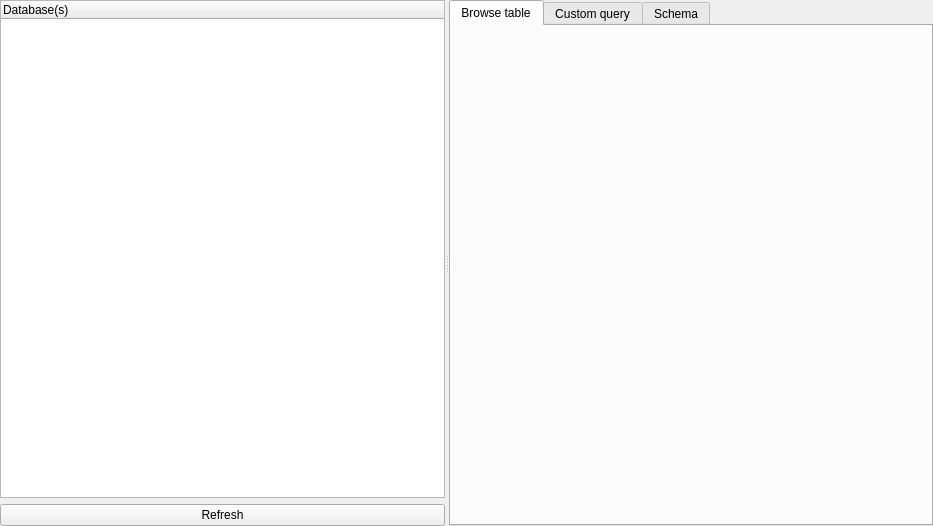
<?xml version="1.0" encoding="UTF-8"?>
<ui version="4.0">
 <class>SQLiteManager</class>
 <widget class="QWidget" name="SQLiteManager">
  <property name="geometry">
   <rect>
    <x>0</x>
    <y>0</y>
    <width>933</width>
    <height>526</height>
   </rect>
  </property>
  <property name="windowTitle">
   <string>Form</string>
  </property>
  <layout class="QVBoxLayout" name="verticalLayout_4">
   <property name="spacing">
    <number>0</number>
   </property>
   <property name="margin">
    <number>0</number>
   </property>
   <item>
    <layout class="QVBoxLayout" name="verticalLayout" stretch="0">
     <property name="spacing">
      <number>0</number>
     </property>
     <item>
      <widget class="QSplitter" name="splitter">
       <property name="frameShadow">
        <enum>QFrame::Plain</enum>
       </property>
       <property name="orientation">
        <enum>Qt::Horizontal</enum>
       </property>
       <widget class="QWidget" name="layoutWidget">
        <layout class="QVBoxLayout" name="verticalLayout_2">
         <item>
          <widget class="QTreeWidget" name="databaseTree">
           <attribute name="headerVisible">
            <bool>true</bool>
           </attribute>
           <column>
            <property name="text">
             <string>Database(s)</string>
            </property>
           </column>
          </widget>
         </item>
         <item>
          <widget class="QPushButton" name="refreshButton">
           <property name="text">
            <string>Refresh</string>
           </property>
           <property name="icon">
            <iconset resource="gui.qrc">
             <normaloff>:/reload.png</normaloff>:/reload.png</iconset>
           </property>
          </widget>
         </item>
        </layout>
       </widget>
       <widget class="QTabWidget" name="tabWidget">
        <property name="currentIndex">
         <number>0</number>
        </property>
        <widget class="QWidget" name="tab_3">
         <attribute name="title">
          <string>Browse table</string>
         </attribute>
         <layout class="QVBoxLayout" name="t">
          <item>
           <layout class="QVBoxLayout" name="tableResultLayout"/>
          </item>
         </layout>
        </widget>
        <widget class="QWidget" name="tab_4">
         <attribute name="title">
          <string>Custom query</string>
         </attribute>
         <layout class="QVBoxLayout" name="verticalLayout_5" stretch="20,0,80">
          <item>
           <widget class="QTextEdit" name="queryEdit"/>
          </item>
          <item>
           <layout class="QHBoxLayout" name="horizontalLayout" stretch="0,70">
            <item>
             <widget class="QPushButton" name="queryRun">
              <property name="text">
               <string>Run</string>
              </property>
              <property name="icon">
               <iconset resource="gui.qrc">
                <normaloff>:/tasks</normaloff>:/tasks</iconset>
              </property>
             </widget>
            </item>
            <item>
             <widget class="QComboBox" name="selectDatabase"/>
            </item>
           </layout>
          </item>
          <item>
           <widget class="QStackedWidget" name="customStack">
            <property name="currentIndex">
             <number>0</number>
            </property>
            <widget class="QWidget" name="page">
             <layout class="QHBoxLayout" name="horizontalLayout_2">
              <property name="spacing">
               <number>0</number>
              </property>
              <property name="margin">
               <number>0</number>
              </property>
              <item>
               <layout class="QVBoxLayout" name="customResultLayout"/>
              </item>
             </layout>
            </widget>
            <widget class="QWidget" name="page_2">
             <layout class="QHBoxLayout" name="horizontalLayout_3">
              <property name="spacing">
               <number>0</number>
              </property>
              <property name="margin">
               <number>0</number>
              </property>
              <item>
               <widget class="QTextEdit" name="queryMessage"/>
              </item>
             </layout>
            </widget>
           </widget>
          </item>
         </layout>
        </widget>
        <widget class="QWidget" name="tab_5">
         <attribute name="title">
          <string>Schema</string>
         </attribute>
         <layout class="QVBoxLayout" name="verticalLayout_3">
          <item>
           <widget class="QTableWidget" name="schemaTable">
            <attribute name="verticalHeaderVisible">
             <bool>false</bool>
            </attribute>
            <column>
             <property name="text">
              <string>ID</string>
             </property>
            </column>
            <column>
             <property name="text">
              <string>Name</string>
             </property>
            </column>
            <column>
             <property name="text">
              <string>Type</string>
             </property>
            </column>
            <column>
             <property name="text">
              <string>Not Null</string>
             </property>
            </column>
            <column>
             <property name="text">
              <string>Default</string>
             </property>
            </column>
            <column>
             <property name="text">
              <string>PK</string>
             </property>
            </column>
           </widget>
          </item>
         </layout>
        </widget>
       </widget>
      </widget>
     </item>
    </layout>
   </item>
  </layout>
  <action name="actionExport_selection_CSV">
   <property name="icon">
    <iconset resource="gui.qrc">
     <normaloff>:/extract.png</normaloff>:/extract.png</iconset>
   </property>
   <property name="text">
    <string>Export selection (CSV)</string>
   </property>
   <property name="toolTip">
    <string>Export selection to CSV</string>
   </property>
  </action>
  <action name="actionExtract_Binary_BLOB">
   <property name="icon">
    <iconset resource="gui.qrc">
     <normaloff>:/extract.png</normaloff>:/extract.png</iconset>
   </property>
   <property name="text">
    <string>Extract Binary (BLOB)</string>
   </property>
  </action>
  <action name="actionDecode_date_column">
   <property name="text">
    <string>Decode date (column)</string>
   </property>
  </action>
  <action name="actionReset_column">
   <property name="text">
    <string>Reset column</string>
   </property>
  </action>
 </widget>
 <resources>
  <include location="gui.qrc"/>
 </resources>
 <connections/>
</ui>
